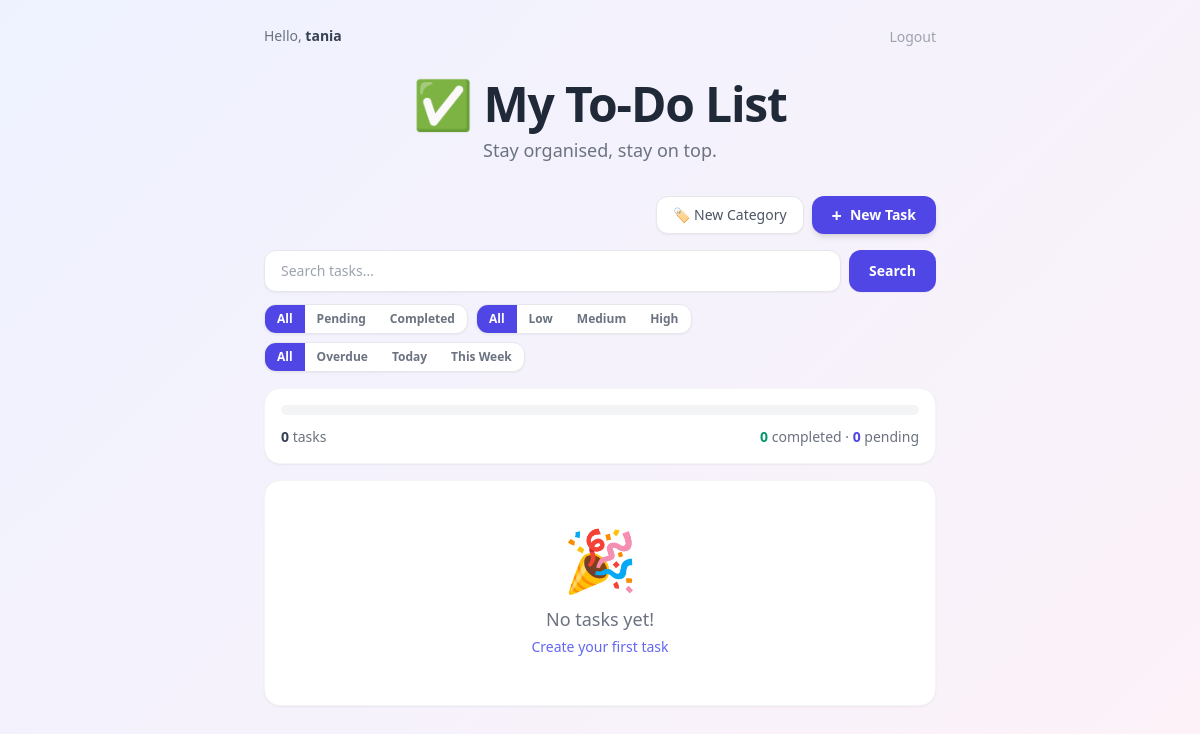
The app's page / (signed in), older data.
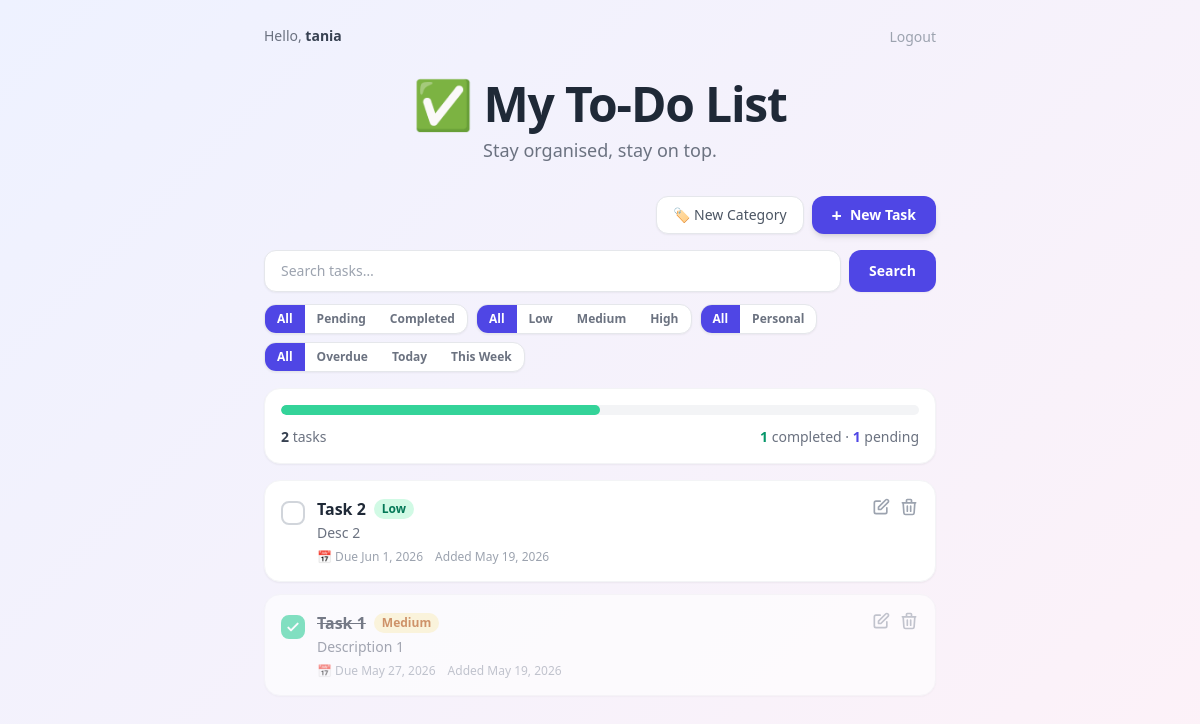
The same page, newer data.
### todos/models.py (models this page shows, shortened)
class Category(models.Model):
    name  = models.CharField(max_length=100, unique=True)
    owner = models.ForeignKey(
        settings.AUTH_USER_MODEL,
        on_delete=models.CASCADE,
        related_name='categories',
    )

class Todo(models.Model):
    PRIORITY_CHOICES = [
        ('low',    'Low'),
        ('medium', 'Medium'),
        ('high',   'High'),
    ]
    title       = models.CharField(max_length=200)
    description = models.TextField(blank=True)
    completed   = models.BooleanField(default=False)
    priority    = models.CharField(max_length=6, choices=PRIORITY_CHOICES, default='medium')
    due_date    = models.DateField(null=True, blank=True)
    category    = models.ForeignKey(
        Category,
        on_delete=models.SET_NULL,
        null=True,
        blank=True,
        related_name='todos',
    )
    owner       = models.ForeignKey(
        settings.AUTH_USER_MODEL,
        on_delete=models.CASCADE,
        related_name='todos',
    )
    created_at  = models.DateTimeField(auto_now_add=True)
    updated_at  = models.DateTimeField(auto_now=True)
    class Meta:
        ordering = ['-created_at']

### todos/views.py (the view)
# urls.py: path('',                      views.todo_list,      name='todo_list'),
@login_required
def todo_list(request):
    todos = Todo.objects.filter(owner=request.user)
    query = request.GET.get('q', '').strip()
    if query:
        todos = todos.filter(Q(title__icontains=query) | Q(description__icontains=query))
    status = request.GET.get('status', 'all')
    if status == 'completed':
        todos = todos.filter(completed=True)
    elif status == 'pending':
        todos = todos.filter(completed=False)
    priority = request.GET.get('priority', '')
    if priority in ('low', 'medium', 'high'):
        todos = todos.filter(priority=priority)
    cat_id = request.GET.get('category', '')
    if cat_id.isdigit():
        todos = todos.filter(category_id=int(cat_id))
    due = request.GET.get('due', '')
    if due == 'overdue':
        from django.utils.timezone import now
        todos = todos.filter(due_date__lt=now().date(), completed=False)
    elif due == 'today':
        from django.utils.timezone import now
        todos = todos.filter(due_date=now().date())
    elif due == 'upcoming':
        from django.utils.timezone import now
        from datetime import timedelta
        today = now().date()
        todos = todos.filter(due_date__gte=today, due_date__lte=today + timedelta(days=7))
    completed_count = todos.filter(completed=True).count()
    pending_count   = todos.filter(completed=False).count()
    categories      = Category.objects.filter(owner=request.user)
    from django.utils.timezone import now
    return render(request, 'todos/todo_list.html', {
        'todos':           todos,
        'completed_count': completed_count,
        'pending_count':   pending_count,
        'categories':      categories,
        'query':           query,
        'status':          status,
        'priority':        priority,
        'cat_id':          cat_id,
        'due':             due,
        'today':           now().date(),                                          # used by "Overdue" badge in template
        'status_choices':   [('all','All'), ('pending','Pending'), ('completed','Completed')],
        'priority_choices': [('low','Low'), ('medium','Medium'), ('high','High')],
        'due_choices':      [('overdue','Overdue'), ('today','Today'), ('upcoming','This Week')],
    })

### todos/templates/todos/todo_list.html (shortened to what this page needs)
{% extends 'todos/base.html' %}
{% block content %}
<div class="flex justify-end gap-2 mb-4">
  <a href="{% url 'category_create' %}"
     class="inline-flex items-center gap-1.5 bg-white hover:bg-gray-50
            text-gray-600 font-medium py-2 px-4 rounded-xl shadow-sm
            border border-gray-200 transition-all duration-200
            hover:shadow hover:-translate-y-0.5 text-sm">
    🏷️ New Category
  </a>
  <a href="{% url 'todo_create' %}"
     class="inline-flex items-center gap-2 bg-indigo-600 hover:bg-indigo-700
            text-white font-semibold py-2 px-5 rounded-xl shadow-md
            transition-all duration-200 hover:shadow-lg hover:-translate-y-0.5 text-sm">
    <span class="text-lg leading-none">+</span> New Task
  </a>
</div>
<form method="get" action="{% url 'todo_list' %}" class="mb-3">
  <div class="flex gap-2">
    <input type="text" name="q" value="{{ query }}"
           placeholder="Search tasks…"
           class="flex-1 px-4 py-2.5 rounded-xl border border-gray-200
                  focus:outline-none focus:ring-2 focus:ring-indigo-400
                  bg-white text-gray-800 placeholder-gray-400 text-sm shadow-sm" />
    <button type="submit"
            class="bg-indigo-600 hover:bg-indigo-700 text-white
                   font-semibold px-5 rounded-xl shadow-sm transition-all
                   duration-200 text-sm">
      Search
    </button>
  </div>
</form>
<div class="flex flex-wrap gap-2 mb-4">
  <div class="flex bg-white rounded-xl border border-gray-200 shadow-sm overflow-hidden">
    {% for val, label in status_choices %}
      <a href="?status={{ val }}{% if query %}&q={{ query }}{% endif %}{% if priority %}&priority={{ priority }}{% endif %}{% if cat_id %}&category={{ cat_id }}{% endif %}{% if due %}&due={{ due }}{% endif %}"
         class="px-3 py-1.5 text-xs font-semibold transition-colors duration-150
                {% if status == val %} bg-indigo-600 text-white {% else %} text-gray-500 hover:bg-gray-50 {% endif %}">
        {{ label }}
      </a>
    {% endfor %}
  </div>
  <div class="flex bg-white rounded-xl border border-gray-200 shadow-sm overflow-hidden">
    <a href="?status={{ status }}{% if query %}&q={{ query }}{% endif %}{% if cat_id %}&category={{ cat_id }}{% endif %}{% if due %}&due={{ due }}{% endif %}"
       class="px-3 py-1.5 text-xs font-semibold transition-colors duration-150
              {% if not priority %} bg-indigo-600 text-white {% else %} text-gray-500 hover:bg-gray-50 {% endif %}">
      All
    </a>
    {% for val, label in priority_choices %}
      <a href="?priority={{ val }}&status={{ status }}{% if query %}&q={{ query }}{% endif %}{% if cat_id %}&category={{ cat_id }}{% endif %}{% if due %}&due={{ due }}{% endif %}"
         class="px-3 py-1.5 text-xs font-semibold transition-colors duration-150
                {% if priority == val %}
                  {% if val == 'high' %} bg-red-500 text-white
                  {% elif val == 'medium' %} bg-amber-500 text-white
                  {% else %} bg-emerald-500 text-white {% endif %}
                {% else %} text-gray-500 hover:bg-gray-50 {% endif %}">
        {{ label }}
      </a>
    {% endfor %}
  </div>
  {% if categories %}
  <div class="flex bg-white rounded-xl border border-gray-200 shadow-sm overflow-hidden">
    <a href="?status={{ status }}{% if query %}&q={{ query }}{% endif %}{% if priority %}&priority={{ priority }}{% endif %}{% if due %}&due={{ due }}{% endif %}"
       class="px-3 py-1.5 text-xs font-semibold transition-colors duration-150
              {% if not cat_id %} bg-indigo-600 text-white {% else %} text-gray-500 hover:bg-gray-50 {% endif %}">
      All
    </a>
    {% for cat in categories %}
      <a href="?category={{ cat.pk }}&status={{ status }}{% if query %}&q={{ query }}{% endif %}{% if priority %}&priority={{ priority }}{% endif %}{% if due %}&due={{ due }}{% endif %}"
         class="px-3 py-1.5 text-xs font-semibold transition-colors duration-150
                {% if cat_id == cat.pk|stringformat:'s' %} bg-violet-600 text-white {% else %} text-gray-500 hover:bg-gray-50 {% endif %}">
        {{ cat.name }}
      </a>
    {% endfor %}
  </div>
  {% endif %}
  <div class="flex bg-white rounded-xl border border-gray-200 shadow-sm overflow-hidden">
    <a href="?status={{ status }}{% if query %}&q={{ query }}{% endif %}{% if priority %}&priority={{ priority }}{% endif %}{% if cat_id %}&category={{ cat_id }}{% endif %}"
       class="px-3 py-1.5 text-xs font-semibold transition-colors duration-150
              {% if not due %} bg-indigo-600 text-white {% else %} text-gray-500 hover:bg-gray-50 {% endif %}">
      All
    </a>
    {% for val, label in due_choices %}
      <a href="?due={{ val }}&status={{ status }}{% if query %}&q={{ query }}{% endif %}{% if priority %}&priority={{ priority }}{% endif %}{% if cat_id %}&category={{ cat_id }}{% endif %}"
         class="px-3 py-1.5 text-xs font-semibold transition-colors duration-150
                {% if due == val %} bg-indigo-600 text-white {% else %} text-gray-500 hover:bg-gray-50 {% endif %}">
        {{ label }}
      </a>
    {% endfor %}
  </div>
</div>
<div class="bg-white rounded-2xl shadow-sm border border-gray-100 p-4 mb-4">
  <div class="w-full h-2.5 bg-gray-100 rounded-full overflow-hidden mb-3">
    <div class="h-full bg-emerald-400 rounded-full transition-all duration-500"
         style="width: {% if todos|length > 0 %}{% widthratio completed_count todos|length 100 %}{% else %}0{% endif %}%;"></div>
  </div>
  <div class="flex justify-between text-sm">
    <span class="text-gray-500">
      <span class="font-semibold text-gray-700">{{ todos|length }}</span> task{{ todos|length|pluralize }}
    </span>
    <span class="text-gray-500">
      <span class="font-semibold text-emerald-600">{{ completed_count }}</span> completed ·
      <span class="font-semibold text-indigo-600">{{ pending_count }}</span> pending
    </span>
  </div>
</div>
{% if todos %}
  {% for todo in todos %}
  <div class="todo-card mb-3" style="animation-delay: {{ forloop.counter0 }}00ms;">
    <div class="flex items-start gap-3 bg-white rounded-2xl shadow-sm
                border border-gray-100 p-4 transition-all duration-200
                hover:shadow-md {% if todo.completed %} opacity-60 {% endif %}">
      <a href="{% url 'todo_toggle' todo.pk %}"
         class="mt-1 flex-shrink-0 w-6 h-6 rounded-lg border-2
                {% if todo.completed %}
                  border-emerald-400 bg-emerald-400 flex items-center justify-center
                {% else %}
                  border-gray-300 hover:border-indigo-400
                {% endif %}
                transition-colors duration-200">
        {% if todo.completed %}
          <svg class="w-4 h-4 text-white" fill="none" stroke="currentColor"
               stroke-width="3" viewBox="0 0 24 24">
            <path stroke-linecap="round" stroke-linejoin="round" d="M5 13l4 4L19 7" />
          </svg>
        {% endif %}
      </a>
      <div class="flex-1 min-w-0">
        <div class="flex items-center gap-2 flex-wrap">
          <h3 class="text-base font-semibold text-gray-800
                     {% if todo.completed %} line-through text-gray-400 {% endif %}">
            {{ todo.title }}
          </h3>
          <span class="text-xs font-semibold px-2 py-0.5 rounded-full
                       {% if todo.priority == 'high' %}    bg-red-100    text-red-600
                       {% elif todo.priority == 'medium' %} bg-amber-100  text-amber-700
                       {% else %}                           bg-emerald-100 text-emerald-700
                       {% endif %}">
            {{ todo.get_priority_display }}
          </span>
        </div>
        {% if todo.description %}
          <p class="text-sm text-gray-500 mt-0.5 truncate">{{ todo.description }}</p>
        {% endif %}
        <div class="flex items-center gap-3 mt-1.5 flex-wrap">
          {% if todo.due_date %}
            <span class="text-xs {% if todo.due_date < today and not todo.completed %} text-red-500 font-semibold {% else %} text-gray-400 {% endif %}">
              📅 Due {{ todo.due_date|date:"M j, Y" }}
            </span>
          {% endif %}
          <span class="text-xs text-gray-400">Added {{ todo.created_at|date:"M j, Y" }}</span>
        </div>
      </div>
      <div class="flex items-center gap-2 flex-shrink-0">
        <a href="{% url 'todo_update' todo.pk %}"
           class="text-gray-400 hover:text-indigo-500 transition-colors duration-200">
          <svg class="w-5 h-5" fill="none" stroke="currentColor" stroke-width="2" viewBox="0 0 24 24">
            <path stroke-linecap="round" stroke-linejoin="round"
                  d="M11 5H6a2 2 0 00-2 2v11a2 2 0 002 2h11a2 2 0 002-2v-5m-1.414-9.414a2 2 0 112.828 2.828L11.828 15H9v-2.828l8.586-8.586z" />
          </svg>
        </a>
        <a href="{% url 'todo_delete' todo.pk %}"
           class="text-gray-400 hover:text-red-500 transition-colors duration-200">
          <svg class="w-5 h-5" fill="none" stroke="currentColor" stroke-width="2" viewBox="0 0 24 24">
            <path stroke-linecap="round" stroke-linejoin="round"
                  d="M19 7l-.867 12.142A2 2 0 0116.138 21H7.862a2 2 0 01-1.995-1.858L5 7m5 4v6m4-6v6m1-10V4a1 1 0 00-1-1h-4a1 1 0 00-1 1v3M4 7h16" />
          </svg>
        </a>
      </div>
    </div>
  </div>
  {% endfor %}
{% else %}
  <div class="bg-white rounded-2xl shadow-sm border border-gray-100 p-12 text-center">
    <div class="text-6xl mb-4">🎉</div>
    {% if query or status != 'all' or priority or cat_id or due %}
      <p class="text-gray-500 text-lg font-medium">No tasks match your filters.</p>
      <a href="{% url 'todo_list' %}" class="text-indigo-500 hover:underline text-sm mt-1 inline-block">Clear filters</a>
    {% else %}
      <p class="text-gray-500 text-lg font-medium">No tasks yet!</p>
      <p class="text-gray-400 text-sm mt-1">
        <a href="{% url 'todo_create' %}" class="text-indigo-500 hover:underline">Create your first task</a>
      </p>
    {% endif %}
  </div>
{% endif %}
{% endblock %}

### todos/templates/todos/base.html (shortened to what this page needs)
<!DOCTYPE html>
<html lang="en">
<head>
  <script src="https://cdn.tailwindcss.com"></script>
</head>
<body class="min-h-screen flex flex-col px-4">
  <nav class="max-w-2xl w-full mx-auto mt-6 mb-2 flex items-center justify-between">
    <span class="text-sm text-gray-500">
      Hello, <span class="font-semibold text-gray-700">{{ request.user.username }}</span>
    </span>
    <form method="post" action="{% url 'logout' %}" class="inline">
      <button type="submit"
              class="text-sm text-gray-400 hover:text-red-500 transition-colors duration-200 bg-transparent border-0 cursor-pointer">
        Logout
      </button>
    </form>
  </nav>
  <div class="w-full max-w-2xl mx-auto flex-1 py-6">
    <div class="text-center mb-8">
      <h1 class="text-5xl font-extrabold text-gray-800 tracking-tight">✅ My To-Do List</h1>
      <p class="text-gray-500 mt-2 text-lg">Stay organised, stay on top.</p>
    </div>
    {% block content %}{% endblock %}
  </div>
</body>
</html>

### todos/templates/todos/base.html (style rules this page uses)
body { background: linear-gradient(135deg, #eef2ff, #fdf2f8, #ede9fe); background-size: 200% 200%; animation: gradientShift 8s ease infinite; }
.todo-card { animation: fadeInUp 0.3s ease both; }

Row changes from the older to the newer data that the page shows:
added Category: name "Personal"
added Todo: completed False (drawn), title "Task 2", priority "Low", description "Desc 2", due_date "Jun 1, 2026", created_at "May 19, 2026"
added Todo: completed True (drawn), title "Task 1", priority "Medium", description "Description 1", due_date "May 27, 2026", created_at "May 19, 2026"
Text that changed along with them:
{{ todos|length }}: "0" → "2"
{{ completed_count }}: "0" → "1"
{{ pending_count }}: "0" → "1"
text no longer shown: "🎉 No tasks yet! Create your first task"
text now shown: "All"
